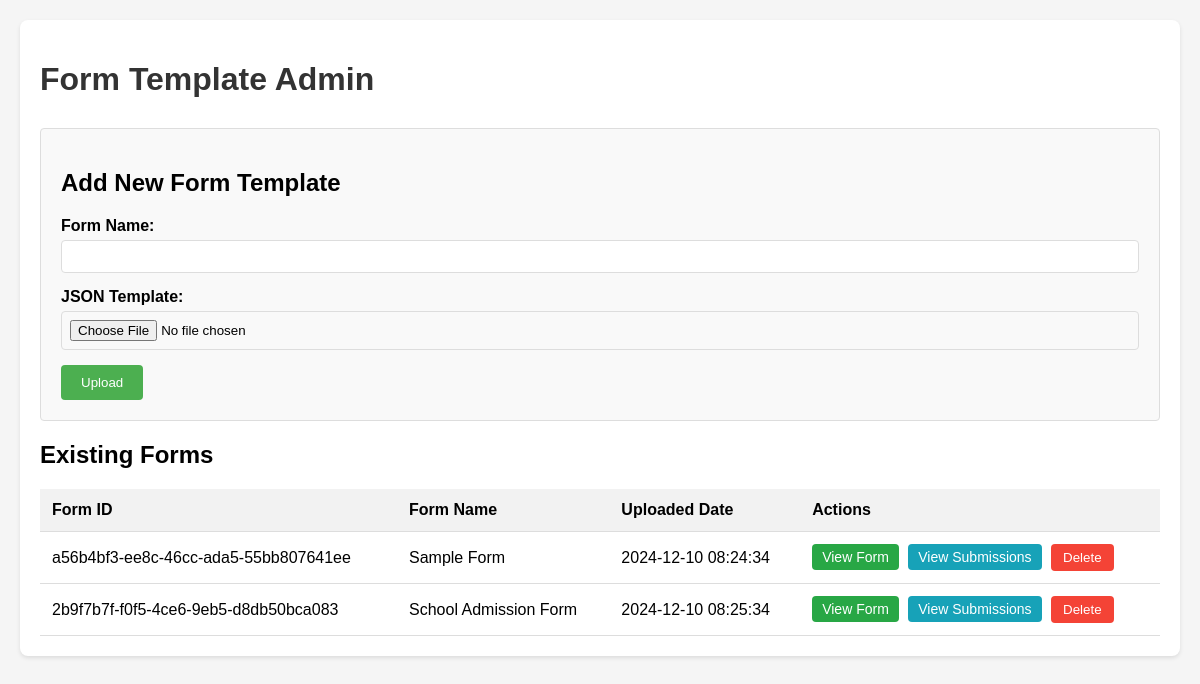
The app's page /admin/ with its own data.
### app/models/form.py (models this page shows, shortened)
class Form(db.Model):
    __tablename__ = 'forms'
    formId = db.Column(db.String(36), primary_key=True,
                       default=lambda: str(uuid.uuid4()))
    formName = db.Column(db.String(100), nullable=False)
    formPath = db.Column(db.String(255), nullable=False)
    uploadedDate = db.Column(
        db.DateTime, nullable=False, default=datetime.utcnow)

### app/routes/admin.py (the view)
@bp.route('/', methods=['GET'])
def index():
    forms = Form.query.all()
    return render_template('admin/index.html', forms=forms)

### app/templates/admin/index.html (shortened to what this page needs)
<!DOCTYPE html>
<html>
<head>
</head>
<body>
    <div class="container">
        <h1>Form Template Admin</h1>
        <div class="upload-form">
            <h2>Add New Form Template</h2>
            <form id="uploadForm" enctype="multipart/form-data">
                <div class="form-group">
                    <label for="formName">Form Name:</label>
                    <input type="text" id="formName" name="formName" required>
                </div>
                <div class="form-group">
                    <label for="file">JSON Template:</label>
                    <input type="file" id="file" name="file" accept=".json" required>
                </div>
                <button type="submit">Upload</button>
            </form>
        </div>
        <h2>Existing Forms</h2>
        <table>
            <thead>
                <tr>
                    <th>Form ID</th>
                    <th>Form Name</th>
                    <th>Uploaded Date</th>
                    <th>Actions</th>
                </tr>
            </thead>
            <tbody>
                {% for form in forms %}
                <tr>
                    <td>{{ form.formId }}</td>
                    <td>{{ form.formName }}</td>
                    <td>{{ form.uploadedDate.strftime('%Y-%m-%d %H:%M:%S') }}</td>
                    <td>
                        <a href="/admin/forms/{{ form.formId }}/view" class="view-btn">View Form</a>
                        <a href="/admin/forms/{{ form.formId }}/submissions" class="submissions-btn">View Submissions</a>
                        <button class="delete-btn" onclick="deleteForm('{{ form.formId }}')">Delete</button>
                    </td>
                </tr>
                {% endfor %}
            </tbody>
        </table>
    </div>
</body>
</html>

### app/templates/admin/index.html (style rules this page uses)
body { font-family: Arial, sans-serif; margin: 0; padding: 20px; background-color: #f5f5f5; }
.container { max-width: 1200px; margin: 0 auto; background-color: white; padding: 20px; border-radius: 8px; box-shadow: 0 2px 4px rgba(0,0,0,0.1); }
h1 { color: #333; margin-bottom: 30px; }
.upload-form { margin: 20px 0; padding: 20px; border: 1px solid #ddd; border-radius: 4px; background-color: #f9f9f9; }
.form-group { margin-bottom: 15px; }
label { display: block; margin-bottom: 5px; font-weight: bold; }
input[type="text"], input[type="file"] { width: 100%; padding: 8px; border: 1px solid #ddd; border-radius: 4px; box-sizing: border-box; }
button { background-color: #4CAF50; color: white; padding: 10px 20px; border: none; border-radius: 4px; cursor: pointer; }
table { width: 100%; border-collapse: collapse; margin-top: 20px; }
th, td { padding: 12px; text-align: left; border-bottom: 1px solid #ddd; }
th { background-color: #f2f2f2; }
.delete-btn { background-color: #f44336; padding: 6px 12px; }
.view-btn { display: inline-block; padding: 5px 10px; margin-right: 5px; background-color: #28a745; color: white; text-decoration: none; border-radius: 4px; font-size: 14px; }
.submissions-btn { display: inline-block; padding: 5px 10px; margin-right: 5px; background-color: #17a2b8; color: white; text-decoration: none; border-radius: 4px; font-size: 14px; }

### records on screen
Form: formId "a56b4bf3-ee8c-46cc-ada5-55bb807641ee", formName "Sample Form", uploadedDate "2024-12-10 08:24:34"
Form: formId "2b9f7b7f-f0f5-4ce6-9eb5-d8db50bca083", formName "School Admission Form", uploadedDate "2024-12-10 08:25:34"
